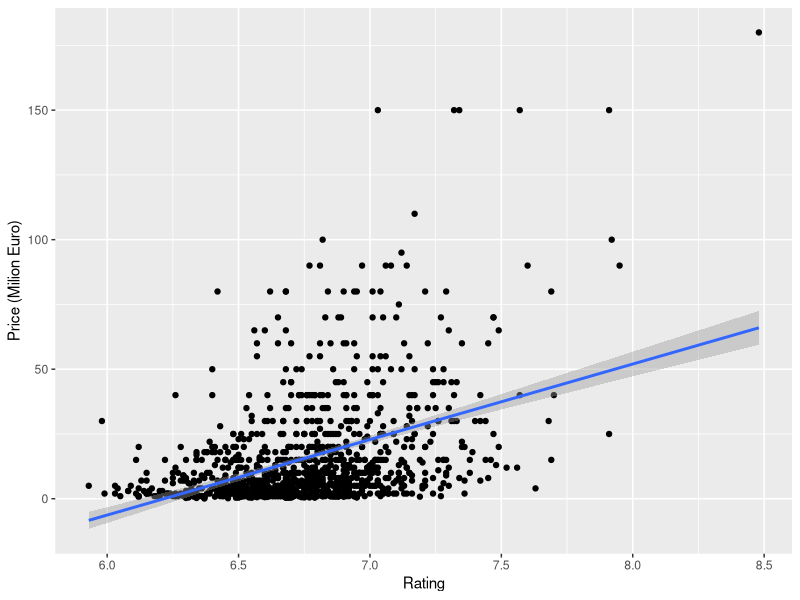

Write R code to recreate this figure.
## ---- chunk 1
library(ggplot2)
final <- readxl::read_excel("final_data3.xlsx")
keep_cols <- c("Players","Clubs","Mins", "Age","Values","Rating","Position","League")
head(final[order(-final$Rating),keep_cols])


## ---- chunk 2
ggplot(final, aes(x=Rating,y=Price/10**6))+ geom_point() +geom_smooth(method="lm") +ylab("Price (Milion Euro)")


